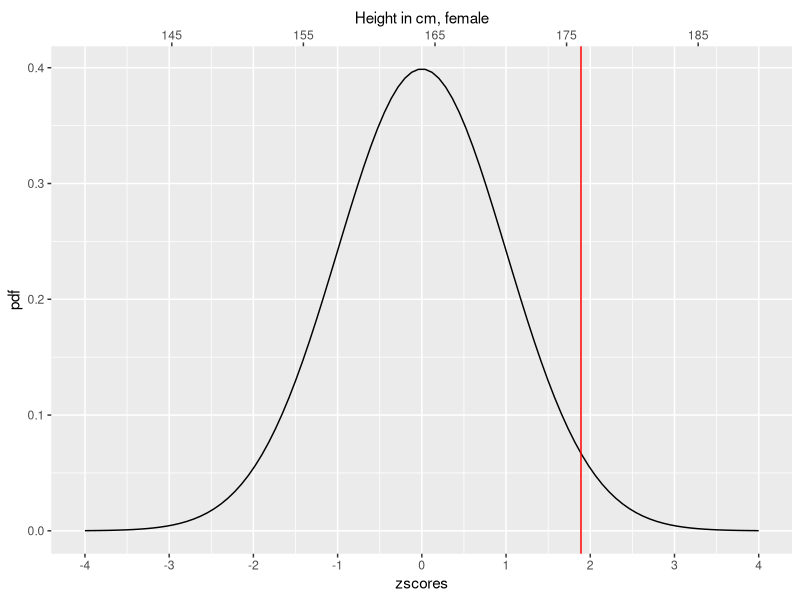

Here is the R script that generated this plot:
## ---- chunk 1
knitr::opts_chunk$set(echo = TRUE)
## ---- chunk 2

to_zscores <- function(raw, mu, sd){
  zscores <- (raw-mu)/sd
  return(zscores)
}

some_numbers <- c(1,2,3,4,5)

to_zscores(some_numbers, 5, 1)



to_zscores_b <- function(raw, mu=NULL, sdev=NULL){
  if(is.null(mu) == TRUE) mu <- mean(raw)
  if(is.null(sdev) == TRUE) sdev <- sd(raw)
  zscores <- (raw - mu)/sdev
  return(zscores)
}

to_zscores_b(some_numbers, 5, 1) 


## ---- chunk 3
# Enter height in cm and gender (1 - male, 2 - female)

height <- 176
gender <- 2

to_zscores <- function(height, gender){
  if ((gender) == 1) 
     zscores <- (height-178)/8
  if ((gender) == 2) 
     zscores <- (height-164)/6.35
  return(zscores)
}

your_zscore <- to_zscores(height, gender)
sd <- if (gender == 1) sd <- 8
      if (gender == 2) sd <- 6.4
mu <- if (gender == 1) mu <- 178
      if (gender == 2) mu <- 164
name <- if (gender == 1) name <- c("Height in cm, male")
        if (gender == 2) name <- c("Height in cm, female")

data.frame(your_zscore,
           gender,
           sd,
           mu,
           name)

pdf <- dnorm(seq(-4,4,length.out=100),0,1)
zscores <- seq(-4,4,length.out=100)
plot_df <- data.frame(pdf,
                      zscores,
                      your_zscore)

library(dplyr)
library(ggplot2)

ggplot(plot_df,aes(x=zscores,y=pdf))+
  geom_line()+
  geom_vline(xintercept = your_zscore,
             color = "red")+
  scale_x_continuous(breaks=c(-4:4),
  sec.axis = sec_axis(~ .*sd+mu, name = name, breaks=seq(145,215,10)))
  


## ---- chunk 4
z.test <- function(sample_mean, 
                   sample_size, 
                   mu, 
                   sigma, 
                   two.tailed=TRUE){
    
  sampl_dist_mean <- mu
  sampl_dist_sd <- sigma/sqrt(sample_size)
  
  abs_difference <- abs(sample_mean - mu)
  
  p_value <- pnorm((mu+abs_difference), sampl_dist_mean, sampl_dist_sd, lower.tail = FALSE)
  if(two.tailed == TRUE) p_value <- p_value*2
  p_value
 
}

z.test(37, 5, 40, 7, two.tailed = FALSE)
